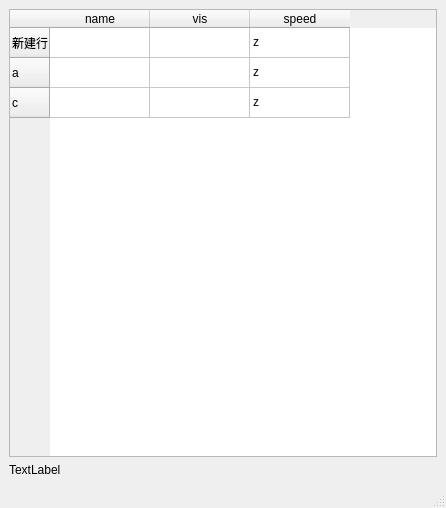
<?xml version="1.0" encoding="UTF-8"?>
<ui version="4.0">
 <class>MainWindow</class>
 <widget class="QMainWindow" name="MainWindow">
  <property name="geometry">
   <rect>
    <x>0</x>
    <y>0</y>
    <width>446</width>
    <height>508</height>
   </rect>
  </property>
  <property name="windowTitle">
   <string>MainWindow</string>
  </property>
  <widget class="QWidget" name="abc">
   <layout class="QVBoxLayout" name="verticalLayout_2">
    <item>
     <layout class="QVBoxLayout" name="verticalLayout">
      <item>
       <widget class="QTableWidget" name="tableWidget">
        <row>
         <property name="text">
          <string>新建行</string>
         </property>
        </row>
        <row>
         <property name="text">
          <string>a</string>
         </property>
        </row>
        <row>
         <property name="text">
          <string>c</string>
         </property>
        </row>
        <column>
         <property name="text">
          <string>name</string>
         </property>
        </column>
        <column>
         <property name="text">
          <string>vis</string>
         </property>
        </column>
        <column>
         <property name="text">
          <string>speed</string>
         </property>
        </column>
        <item row="0" column="0">
         <property name="text">
          <string/>
         </property>
        </item>
        <item row="0" column="1">
         <property name="text">
          <string/>
         </property>
        </item>
        <item row="0" column="2">
         <property name="text">
          <string>z</string>
         </property>
        </item>
        <item row="1" column="0">
         <property name="text">
          <string/>
         </property>
        </item>
        <item row="1" column="1">
         <property name="text">
          <string/>
         </property>
        </item>
        <item row="1" column="2">
         <property name="text">
          <string>z</string>
         </property>
        </item>
        <item row="2" column="0">
         <property name="text">
          <string/>
         </property>
        </item>
        <item row="2" column="1">
         <property name="text">
          <string/>
         </property>
        </item>
        <item row="2" column="2">
         <property name="text">
          <string>z</string>
         </property>
        </item>
       </widget>
      </item>
      <item>
       <widget class="QLabel" name="label">
        <property name="text">
         <string>TextLabel</string>
        </property>
       </widget>
      </item>
     </layout>
    </item>
   </layout>
  </widget>
  <widget class="QMenuBar" name="menubar">
   <property name="geometry">
    <rect>
     <x>0</x>
     <y>0</y>
     <width>446</width>
     <height>23</height>
    </rect>
   </property>
  </widget>
  <widget class="QStatusBar" name="statusbar"/>
 </widget>
 <resources/>
 <connections/>
</ui>
